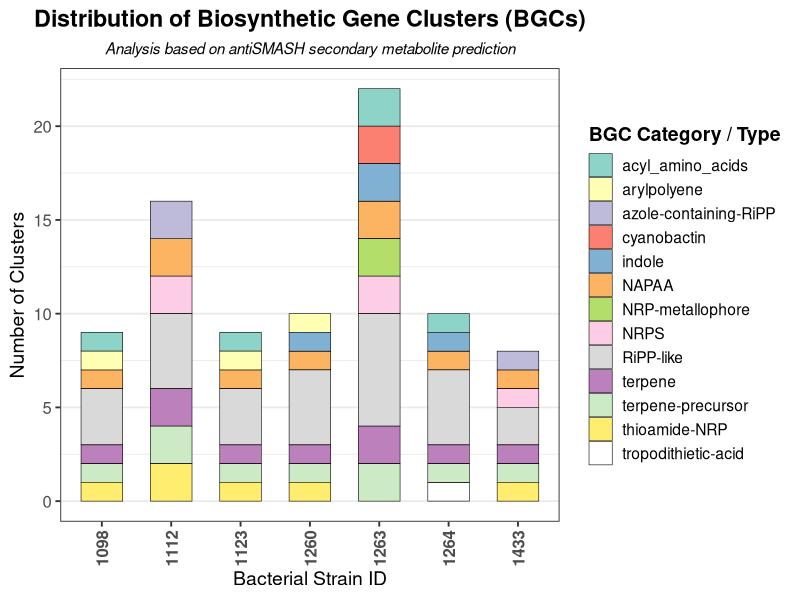
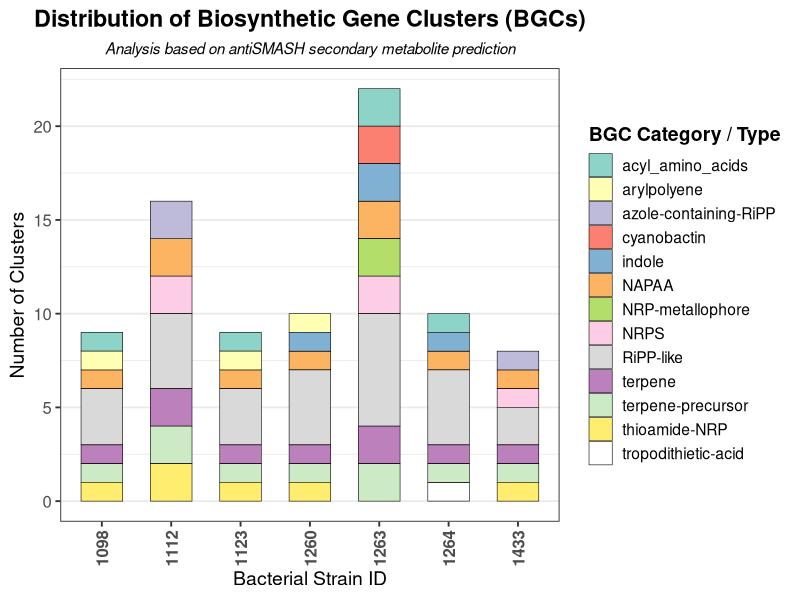

Generate these figures, in order, with R:
# 1. Load required libraries
library(ggplot2)
library(dplyr)

# 2. Input data parsed directly from your antiSMASH HTML files
antismash_data <- data.frame(
  Strain = c(
    rep("1098", 9), rep("1112", 16), rep("1123", 9), 
    rep("1260", 10), rep("1263", 22), rep("1264", 10), rep("1433", 8)
  ),
  BGC_Type = c(
    # 1098
    "RiPP-like", "arylpolyene", "RiPP-like", "acyl_amino_acids", "thioamide-NRP", "terpene", "NAPAA", "RiPP-like", "terpene-precursor",
    # 1112
    "terpene-precursor", "RiPP-like", "NAPAA", "terpene", "thioamide-NRP", "RiPP-like", "azole-containing-RiPP", "NRPS", "terpene-precursor", "RiPP-like", "NAPAA", "terpene", "thioamide-NRP", "RiPP-like", "azole-containing-RiPP", "NRPS",
    # 1123
    "RiPP-like", "arylpolyene", "RiPP-like", "terpene-precursor", "RiPP-like", "NAPAA", "terpene", "thioamide-NRP", "acyl_amino_acids",
    # 1260
    "NAPAA", "terpene", "thioamide-NRP", "RiPP-like", "indole", "RiPP-like", "arylpolyene", "RiPP-like", "terpene-precursor", "RiPP-like",
    # 1263
    "RiPP-like", "RiPP-like", "cyanobactin", "NRPS", "NRP-metallophore", "RiPP-like", "indole", "acyl_amino_acids", "terpene", "NAPAA", "terpene-precursor", "RiPP-like", "RiPP-like", "cyanobactin", "NRPS", "NRP-metallophore", "RiPP-like", "indole", "acyl_amino_acids", "terpene", "NAPAA", "terpene-precursor",
    # 1264
    "RiPP-like", "tropodithietic-acid", "RiPP-like", "indole", "RiPP-like", "acyl_amino_acids", "terpene", "NAPAA", "RiPP-like", "terpene-precursor",
    # 1433
    "terpene-precursor", "RiPP-like", "NAPAA", "terpene", "thioamide-NRP", "RiPP-like", "azole-containing-RiPP", "NRPS"
  )
)

# 3. Summarize counts per Strain and BGC Type
bgc_summary <- antismash_data %>%
  group_by(Strain, BGC_Type) %>%
  summarise(Count = n(), .groups = 'drop')

# 4. Create the Stacked Bar Plot
ggplot(bgc_summary, aes(x = Strain, y = Count, fill = BGC_Type)) +
  geom_col(width = 0.6, color = "black", size = 0.2) + # Distinct borders on bars
  scale_fill_brewer(palette = "Set3") +               # Beautiful scientific palette
  labs(
    title = "Distribution of Biosynthetic Gene Clusters (BGCs)",
    subtitle = "Analysis based on antiSMASH secondary metabolite prediction",
    x = "Bacterial Strain ID",
    y = "Number of Clusters",
    fill = "BGC Category / Type"
  ) +
  theme_bw(base_size = 14) +
  theme(
    plot.title = element_text(face = "bold", hjust = 0.5),
    plot.subtitle = element_text(size = 11, face = "italic", hjust = 0.5),
    # ΔΙΟΡΘΩΣΗ: Προστέθηκαν τα ορίσματα angle, hjust και vjust για κάθετη εμφάνιση
    axis.text.x = element_text(face = "bold", size = 12, angle = 90, hjust = 1, vjust = 0.5),
    axis.text.y = element_text(size = 12),
    panel.grid.major.x = element_blank(), # Cleans the graph from vertical lines
    legend.title = element_text(face = "bold")
  )

# 5. Automatically save the graph in high resolution
ggsave("antismash_bgc_distribution.png", width = 10, height = 7, dpi = 300)
